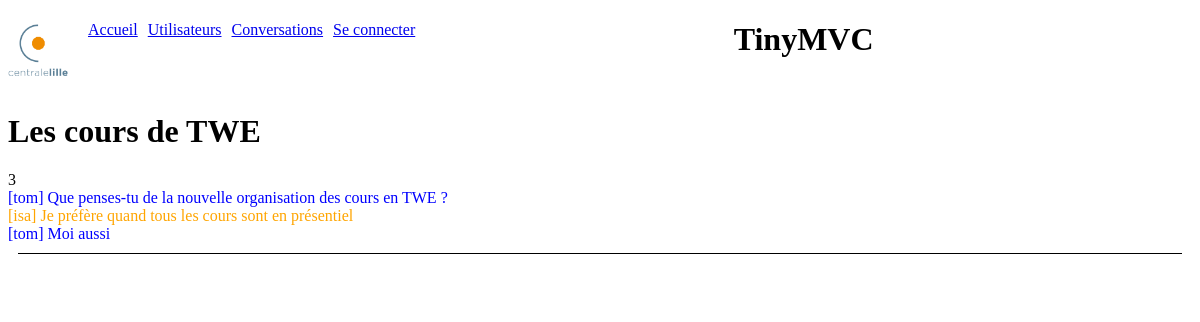
Screenshot of /index.php?view=chat&idConv=1 with the database file from the repository.
### tables this page shows
CREATE TABLE `chat_conversations` (
  `id` int(11) NOT NULL COMMENT 'Clé primaire',
  `active` tinyint(1) NOT NULL DEFAULT '1' COMMENT 'indique si la conversation est active',
  `theme` varchar(40) NOT NULL COMMENT 'Thème de la conversation'
);

CREATE TABLE `chat_messages` (
  `id` int(11) NOT NULL COMMENT 'Identifiant du message',
  `idConversation` int(11) NOT NULL COMMENT 'Clé étrangère vers la table des conversations',
  `idAuteur` int(11) NOT NULL COMMENT 'clé étrangère vers la table des auteurs',
  `contenu` varchar(100) NOT NULL COMMENT 'Contenu du message'
);

CREATE TABLE `chat_users` (
  `id` int(11) NOT NULL COMMENT 'clé primaire, identifiant numérique auto incrémenté',
  `pseudo` varchar(20) NOT NULL COMMENT 'pseudo',
  `passe` varchar(20) NOT NULL COMMENT 'mot de passe',
  `blacklist` tinyint(1) NOT NULL DEFAULT '0' COMMENT 'indique si l''utilisateur est en liste noire',
  `admin` tinyint(1) NOT NULL DEFAULT '0' COMMENT 'indique si l''utilisateur est un administrateur',
  `couleur` varchar(10) NOT NULL DEFAULT 'black' COMMENT 'indique la couleur préférée de l''utilisateur, en anglais',
  `hash` varchar(100) NOT NULL DEFAULT 'hash'
);

### libs/maLibUtils.php (called while the page is built, shortened)
<?php
function valider($nom,$type="REQUEST")
{
	switch($type)
	{
		case 'REQUEST':
		if(isset($_REQUEST[$nom]) && !($_REQUEST[$nom] == ""))
			return proteger($_REQUEST[$nom]);
		break;
		case 'SESSION':
		if(isset($_SESSION[$nom]) && !($_SESSION[$nom] == ""))
			return $_SESSION[$nom];
		break;
	}
	return false;
}
function getValue($nom,$defaut=false,$type="REQUEST")
{
	if (($resultat = valider($nom,$type)) === false)
		$resultat = $defaut;
	return $resultat;
}
function proteger($str)
{
	if (is_array($str))
	{
		$nextTab = array();
		foreach($str as $cle => $val)
		{
			$nextTab[$cle] = addslashes($val);
		}
		return $nextTab;
	}
	else
		return addslashes ($str);
}
?>

### libs/maLibSQL.pdo.php (called while the page is built, shortened)
<?php
include_once "config.php";
function SQLSelect($sql)
{
 	global $BDD_host;
	global $BDD_base;
 	global $BDD_user;
 	global $BDD_password;
	try {
		$dbh = new PDO("mysql:host=$BDD_host;dbname=$BDD_base", $BDD_user, $BDD_password);
	} catch (PDOException $e) {
		die("<font color=\"red\">SQLSelect: Erreur de connexion : " . $e->getMessage() . "</font>");
	}
	$dbh->exec("SET CHARACTER SET utf8");
	$res = $dbh->query($sql);
	$num = $res->rowCount();
	if ($num==0) return false;
	else return $res;
}
function parcoursRs($result)
{
	$result->setFetchMode(PDO::FETCH_ASSOC);
	while ($ligne = $result->fetch())
		$tab[]= $ligne;
	return $tab;
}
?>

### libs/modele.php (called while the page is built, shortened)
<?php
include_once("maLibSQL.pdo.php");
function getConversation($idConv){
	$SQL = "SELECT theme, active FROM chat_conversations WHERE id='$idConv'";
	$rs = parcoursRs(SQLSelect($SQL));
	if (count($rs)) return $rs[0];
	else return array();
}
function getMessages($idConv) {
	$SQL = "SELECT m.id, m.contenu, u.pseudo as auteur, u.couleur ";
	$SQL .= " FROM chat_users u INNER JOIN chat_messages m";
	$SQL .= " ON m.idAuteur = u.id ";
	$SQL .= " WHERE m.idConversation='$idConv'";
	$SQL .= " AND u.blacklist=0";
	$SQL .= " ORDER BY m.id ASC";
	return parcoursRs(SQLSelect($SQL));
}
?>

### templates/chat.php (the view, shortened to what this page needs)
<?php
include_once("libs/modele.php");
include_once("libs/maLibUtils.php");
$idConv = getValue("idConv");
$dataConv = getConversation($idConv);
echo "<h1>$dataConv[theme]</h1>";
$messages = getMessages($idConv);
echo count($messages);
foreach ($messages as $nextM) {
	echo '<div style="color:' . $nextM["couleur"] . '">';
	echo "[" . $nextM["auteur"] . "] ";
	echo $nextM["contenu"];
	echo "</div>";
}
?>

### rows the page displays
chat_conversations: theme "Les cours de TWE"
chat_messages: idAuteur.pseudo "tom", contenu "Que penses-tu de la nouvelle organisation des cours en TWE ?"
chat_messages: idAuteur.pseudo "isa", contenu "Je préfère quand tous les cours sont en présentiel"
chat_messages: idAuteur.pseudo "tom", contenu "Moi aussi"

### other values shown
count($messages) "3"
